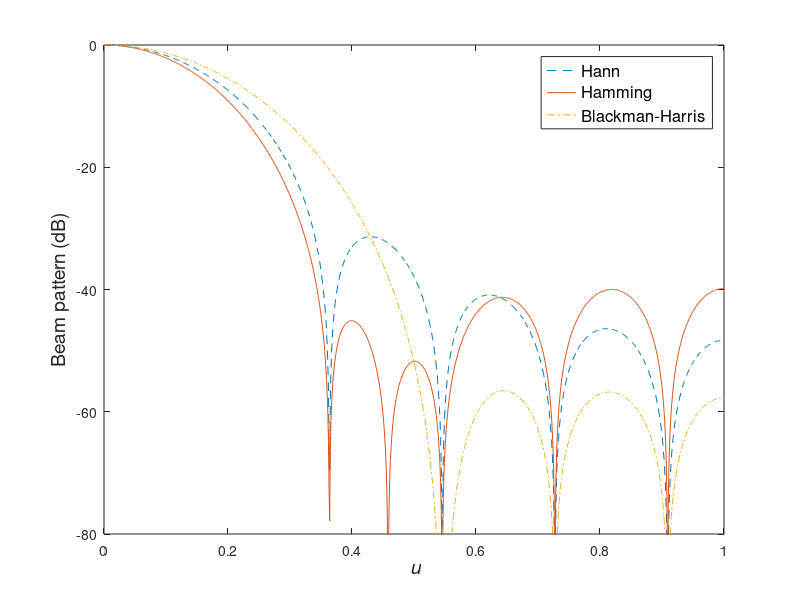

Write the MATLAB code that produced this figure.
%%%%%%%%%%%%%%%%%%%%%%%%%%%%%%%%%%%%%%%%%%%%%%%%%%%%%%%%%
% Figure 3.4
% Beam patterns for Hann, Hamming, and Blackman-Harris
% Kristine Bell
% Modified by Xin Zhang 3/17/99
% Lillian Xu 04/16/2001, K. Bell 7/20/01, 9/30/01
%%%%%%%%%%%%%%%%%%%%%%%%%%%%%%%%%%%%%%%%%%%%%%%%%%%%%%%%%

% Hann, Hamming, Blackman-Harris
% M-element array, d=lambda/2

clear all
close all

M=11;
d=0.5;                        % sensor spacing wrt wavelength
D = [-(M-1)/2:1:(M-1)/2]*d;   % sensor positions in wavelengths

% weights, normalized so that w(0)=1
W_Hann = 0.5*(ones(1,M)+cos(2*pi*D*2/M));
W_Hamm = 0.54*ones(1,M)+0.46*cos(2*pi*D*2/M);
W_BH   = 0.42*ones(1,M)+0.5*cos(2*pi*D*2/M)+0.08*cos(4*pi*D*2/M);

% Beampatterns

u = [0:0.001:1];
A = exp(-j*2*pi*D.'*u);
G_Hann = W_Hann*A;
G_Hann = G_Hann/(max(abs(G_Hann)));
G_Hamm = W_Hamm*A;
G_Hamm = G_Hamm/(max(abs(G_Hamm)));
G_BH = W_BH*A;
G_BH = G_BH/(max(abs(G_BH)));

figure
clf
plot(u,20*log10(abs(G_Hann)),'--')
hold on
plot(u,20*log10(abs(G_Hamm)),'-')
plot(u,20*log10(abs(G_BH)),'-.')
hold off
axis([0 1 -80 0])
h=legend('Hann','Hamming','Blackman-Harris');
set(h,'Fontsize',12)
xlabel('\it u','Fontsize',14)
ylabel('Beam pattern (dB)','Fontsize',14)
